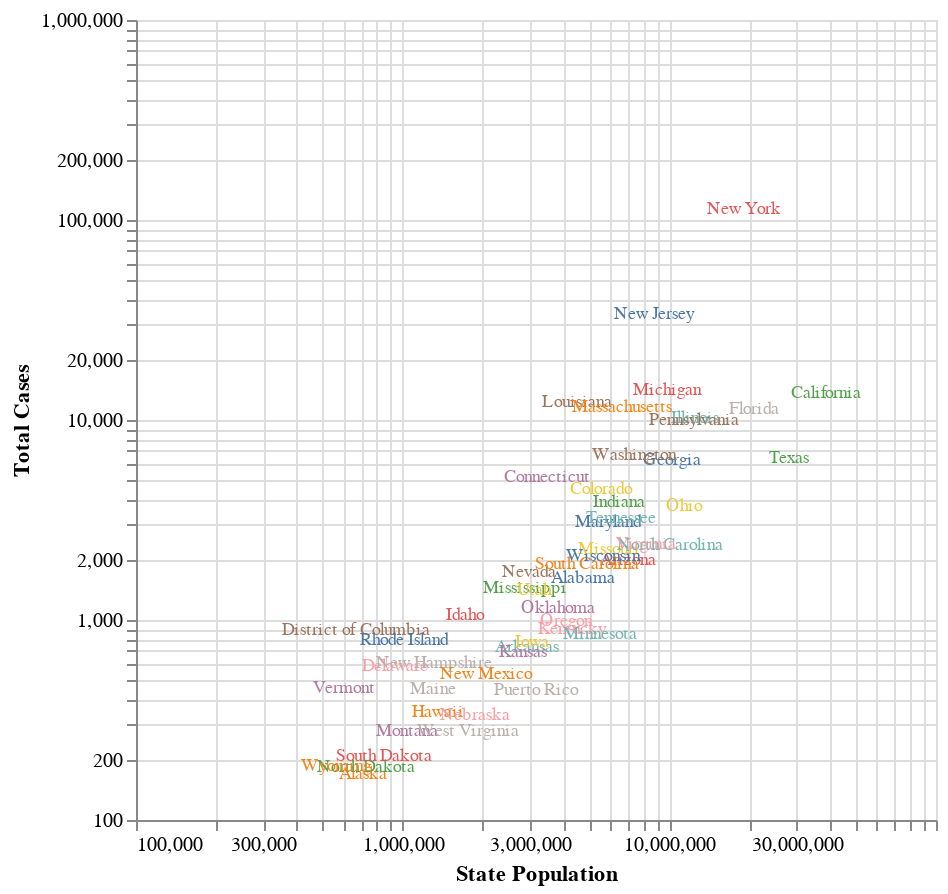

The cell this chart's notebook holds for it:
### Code cell
by(df_temp, [:state, :date, :total], :cases => sum) |> @filter( _.cases_sum>0 && _.date == today()-Day(2))|>
@vlplot(
    width = 400, height = 400,
    mark={
        :text,
        fontSize=9
    },
    y = {:cases_sum, scale={type=:log}, title = "Total Cases"},
    x = {:total, scale={type=:log}, title="State Population"},
    color = {:state, legend=false},
    text=:state,
)

### Figure 1 — Vega-Lite specification as saved in the notebook (floating-point values rounded to 4 significant figures)
{"data": {"values": [{"cases_sum": 1633, "date": "2020-04-04", "state": "Alabama", "total": 4752600}, {"cases_sum": 171, "date": "2020-04-04", "state": "Alaska", "total": 709100}, {"cases_sum": 2019, "date": "2020-04-04", "state": "Arizona", "total": 7004300}, {"cases_sum": 743, "date": "2020-04-04", "state": "Arkansas", "total": 2921300}, {"cases_sum": 13796, "date": "2020-04-04", "state": "California", "total": 38745900}, {"cases_sum": 4574, "date": "2020-04-04", "state": "Colorado", "total": 5555200}, {"cases_sum": 5276, "date": "2020-04-04", "state": "Connecticut", "total": 3466300}, {"cases_sum": 593, "date": "2020-04-04", "state": "Delaware", "total": 937700}, {"cases_sum": 902, "date": "2020-04-04", "state": "District of Columbia", "total": 667900}, {"cases_sum": 11537, "date": "2020-04-04", "state": "Florida", "total": 20843500}, {"cases_sum": 6383, "date": "2020-04-04", "state": "Georgia", "total": 10212800}, {"cases_sum": 349, "date": "2020-04-04", "state": "Hawaii", "total": 1354800}, {"cases_sum": 1077, "date": "2020-04-04", "state": "Idaho", "total": 1719600}, {"cases_sum": 10358, "date": "2020-04-04", "state": "Illinois", "total": 12438400}, {"cases_sum": 3951, "date": "2020-04-04", "state": "Indiana", "total": 6487100}, {"cases_sum": 786, "date": "2020-04-04", "state": "Iowa", "total": 3056800}, {"cases_sum": 701, "date": "2020-04-04", "state": "Kansas", "total": 2814700}, {"cases_sum": 917, "date": "2020-04-04", "state": "Kentucky", "total": 4320300}, {"cases_sum": 12492, "date": "2020-04-04", "state": "Louisiana", "total": 4519300}, {"cases_sum": 456, "date": "2020-04-04", "state": "Maine", "total": 1299500}, {"cases_sum": 3125, "date": "2020-04-04", "state": "Maryland", "total": 5870800}, {"cases_sum": 11736, "date": "2020-04-04", "state": "Massachusetts", "total": 6659900}, {"cases_sum": 14225, "date": "2020-04-04", "state": "Michigan", "total": 9770000}, {"cases_sum": 865, "date": "2020-04-04", "state": "Minnesota", "total": 5489000}, {"cases_sum": 1455, "date": "2020-04-04", "state": "Mississippi", "total": 2879400}, {"cases_sum": 2285, "date": "2020-04-04", "state": "Missouri", "total": 5934500}, {"cases_sum": 281, "date": "2020-04-04", "state": "Montana", "total": 1034000}, {"cases_sum": 339, "date": "2020-04-04", "state": "Nebraska", "total": 1868900}, {"cases_sum": 1758, "date": "2020-04-04", "state": "Nevada", "total": 2983400}, {"cases_sum": 620, "date": "2020-04-04", "state": "New Hampshire", "total": 1310300}, {"cases_sum": 34124, "date": "2020-04-04", "state": "New Jersey", "total": 8728300}, {"cases_sum": 546, "date": "2020-04-04", "state": "New Mexico", "total": 2045300}, {"cases_sum": 114996, "date": "2020-04-04", "state": "New York", "total": 19016900}, {"cases_sum": 2402, "date": "2020-04-04", "state": "North Carolina", "total": 10044400}, {"cases_sum": 186, "date": "2020-04-04", "state": "North Dakota", "total": 730600}, {"cases_sum": 3739, "date": "2020-04-04", "state": "Ohio", "total": 11355900}, {"cases_sum": 1159, "date": "2020-04-04", "state": "Oklahoma", "total": 3816100}, {"cases_sum": 1000, "date": "2020-04-04", "state": "Oregon", "total": 4110800}, {"cases_sum": 10110, "date": "2020-04-04", "state": "Pennsylvania", "total": 12388100}, {"cases_sum": 806, "date": "2020-04-04", "state": "Rhode Island", "total": 1014000}, {"cases_sum": 1917, "date": "2020-04-04", "state": "South Carolina", "total": 4929800}, {"cases_sum": 212, "date": "2020-04-04", "state": "South Dakota", "total": 848700}, {"cases_sum": 3265, "date": "2020-04-04", "state": "Tennessee", "total": 6586400}, {"cases_sum": 6566, "date": "2020-04-04", "state": "Texas", "total": 28024000}, {"cases_sum": 1428, "date": "2020-04-04", "state": "Utah", "total": 3105900}, {"cases_sum": 461, "date": "2020-04-04", "state": "Vermont", "total": 600600}, {"cases_sum": 2427, "date": "2020-04-04", "state": "Virginia", "total": 8182100}, {"cases_sum": 6788, "date": "2020-04-04", "state": "Washington", "total": 7368000}, {"cases_sum": 282, "date": "2020-04-04", "state": "West Virginia", "total": 1752300}, {"cases_sum": 2112, "date": "2020-04-04", "state": "Wisconsin", "total": 5662800}, {"cases_sum": 188, "date": "2020-04-04", "state": "Wyoming", "total": 560300}, {"cases_sum": 452, "date": "2020-04-04", "state": "Puerto Rico", "total": 3164400}]}, "encoding": {"color": {"field": "state", "legend": false, "type": "nominal"}, "text": {"field": "state", "type": "nominal"}, "x": {"field": "total", "scale": {"type": "log"}, "title": "State Population", "type": "quantitative"}, "y": {"field": "cases_sum", "scale": {"type": "log"}, "title": "Total Cases", "type": "quantitative"}}, "height": 400, "mark": {"fontSize": 9, "type": "text"}, "width": 400}
